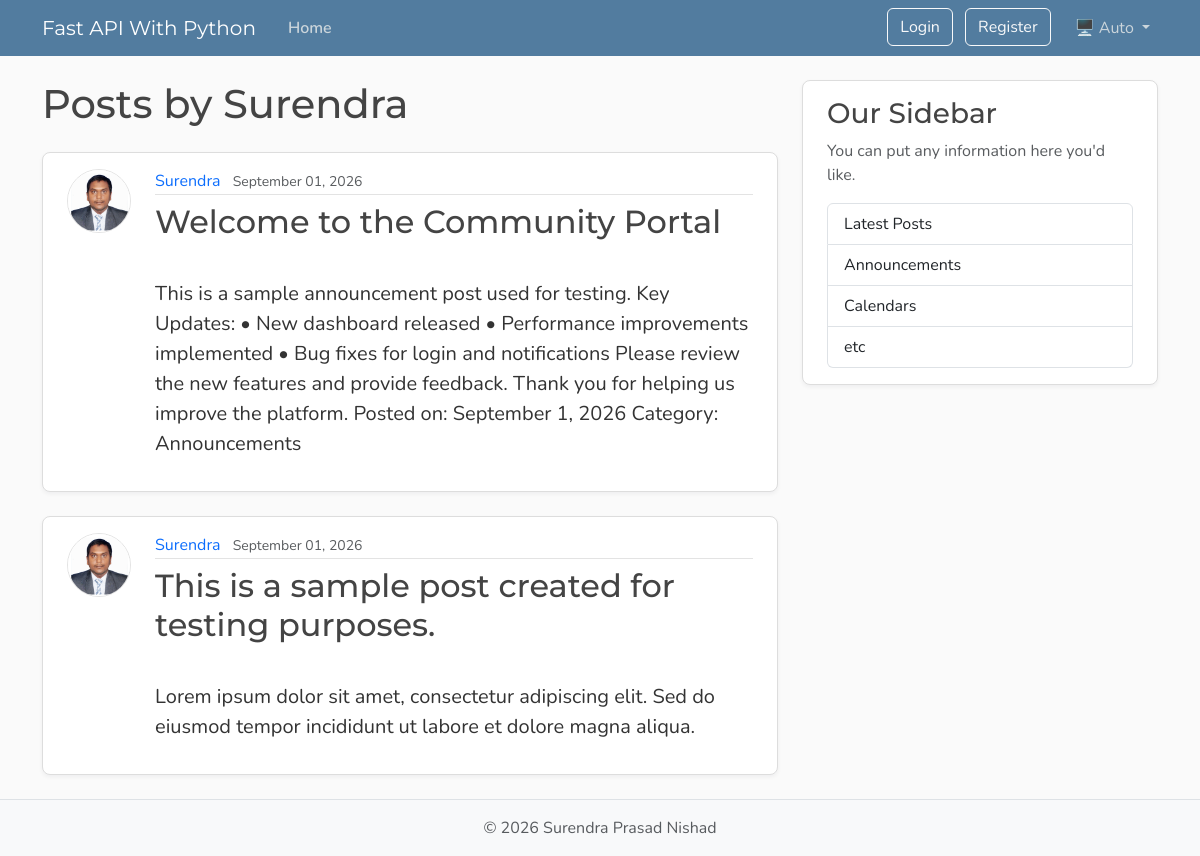
Before: /users/1/posts with the older database file.
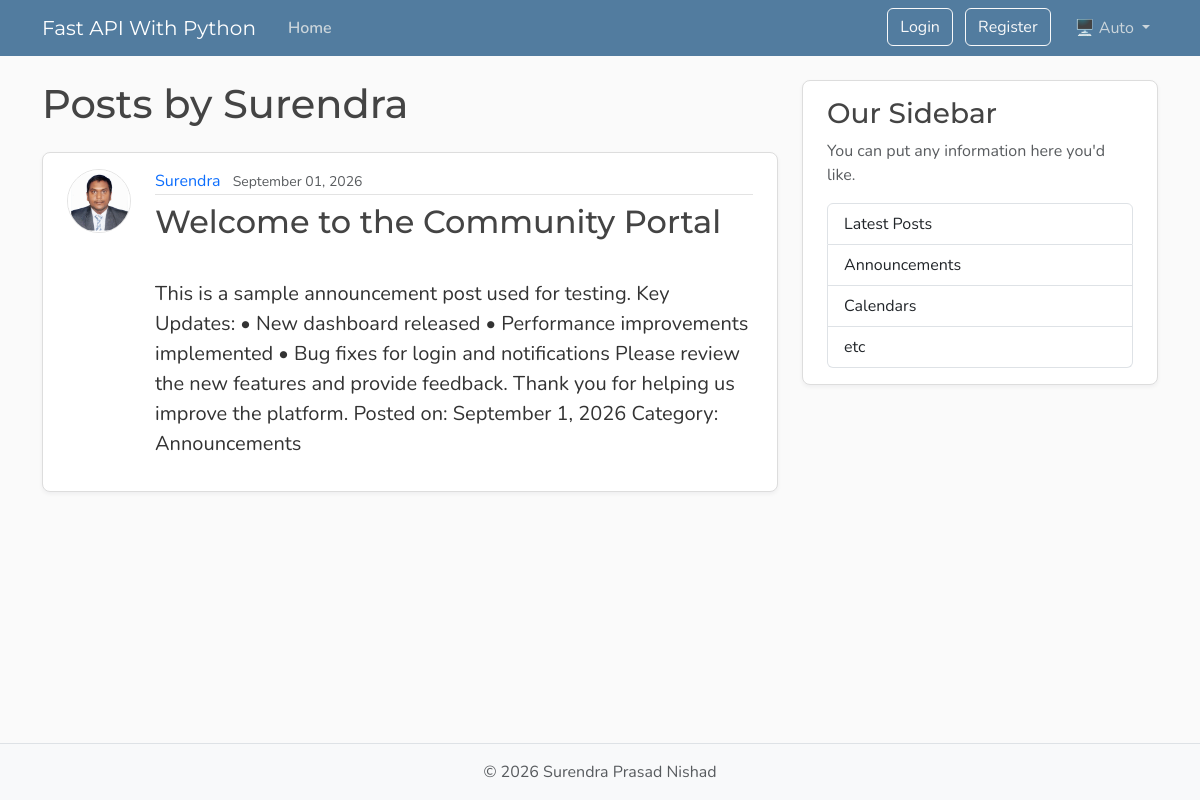
After: the same page with the newer database file.
### app/models/model.py (models this page shows, shortened)
class Post(Base):
    __tablename__ = "posts"
    id: Mapped[int] = mapped_column(Integer, primary_key=True, index=True)
    title: Mapped[str] = mapped_column(
        String(100),
        nullable=False,
    )
    content: Mapped[str] = mapped_column(
        Text,
        nullable=False,
    )
    user_id: Mapped[int] = mapped_column(
        ForeignKey("users.id"),
        nullable=False,
        index=True,
    )
    date_posted: Mapped[datetime] = mapped_column(
        DateTime(timezone=True),
        default=lambda: datetime.now(UTC),
    )
    author: Mapped[User] = relationship(
        back_populates="posts"
    )

class User(Base):
    __tablename__ = "users"
    id: Mapped[int] = mapped_column(Integer, primary_key=True, index=True)
    username: Mapped[str] = mapped_column(String(50), unique=True, nullable=False)
    email: Mapped[str] = mapped_column(String(120), unique=True, nullable=False)
    password_hash: Mapped[str] = mapped_column(String(250), nullable=False)
    image_file: Mapped[str | None] = mapped_column(
        String(200),
        nullable=True,
        default=None,
    )
    posts: Mapped[list[Post]] = relationship(back_populates="author", cascade="all, delete-orphan")

### app/main.py (the view)
@app.get("/users/{user_id}/posts", include_in_schema=False, name="user_posts")
async def user_posts(request: Request,user_id: int,db: Annotated[AsyncSession, Depends(get_db)],):
    result =await db.execute(select(models.User).where(models.User.id == user_id))
    user = result.scalars().first()
    if not user:
        raise HTTPException(status_code=status.HTTP_404_NOT_FOUND,detail="User not found",)
    result = await db.execute(select(models.Post).options(selectinload(models.Post.author)).where(models.Post.user_id == user_id))
    posts = result.scalars().all()
    return templates.TemplateResponse(
    request=request,
    name="user_posts.html",
    context={
        "user": user,
        "posts": posts,
        "title": f"{user.username}'s Posts",
    },)

### templates/user_posts.html
{% extends "layout.html" %}
{% block content %}
<h1 class="mb-4">Posts by {{ user.username }}</h1>
{% for post in posts %}
<article class="content-section py-3 px-4 mb-4">
    <div class="d-flex align-items-start gap-4">
                       <img class="rounded-circle article-img flex-shrink-0"
     src="{{post.author.image_path}}"
                 alt="{{ post.author.username }}'s profile picture"
                     width="64"
                     height="64"
                     loading="lazy"/>
        <div class="flex-grow-1">
            <div class="article-metadata mb-2">
                        <a class="me-2" >{{ post.author.username }}</a>
                <small class="text-body-secondary">
                    {{ post.date_posted.strftime("%B %d, %Y") }}
                </small>
            </div>
            <h2>
                <a class="article-title" href="{{ url_for('post_page', post_id=post.id) }}">{{ post.title }}</a>
            </h2>
            <p class="article-content">
                {{ post.content }}
            </p>
        </div>
    </div>
</article>
{% else %}
<p class="text-body-secondary">
    No posts by this user yet.
</p>
{% endfor %}
{% endblock content %}

Changed rows visible on the page:
removed Post: author.username "Surendra", date_posted "September 01, 2026", title "This is a sample post created for testing purposes.", content "Lorem ipsum dolor sit amet, consectetur adipiscing elit. Sed do eiusmod tempor incididunt ut labore et dolore magna aliqua."
